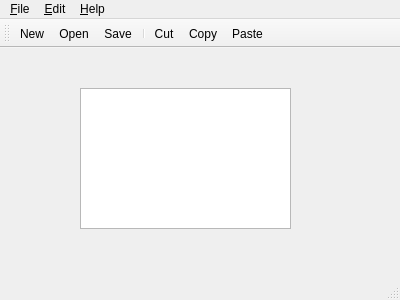
<?xml version="1.0" encoding="UTF-8"?>
<ui version="4.0">
 <class>MyEditLSY</class>
 <widget class="QMainWindow" name="MyEditLSY">
  <property name="geometry">
   <rect>
    <x>0</x>
    <y>0</y>
    <width>400</width>
    <height>300</height>
   </rect>
  </property>
  <property name="windowTitle">
   <string>MyEditLSY</string>
  </property>
  <widget class="QWidget" name="centralWidget">
   <widget class="QTextEdit" name="textEdit">
    <property name="geometry">
     <rect>
      <x>80</x>
      <y>40</y>
      <width>211</width>
      <height>141</height>
     </rect>
    </property>
   </widget>
  </widget>
  <widget class="QMenuBar" name="menuBar">
   <property name="geometry">
    <rect>
     <x>0</x>
     <y>0</y>
     <width>400</width>
     <height>25</height>
    </rect>
   </property>
   <widget class="QMenu" name="menu_File">
    <property name="title">
     <string>&amp;File</string>
    </property>
    <addaction name="action_New"/>
    <addaction name="action_Open"/>
    <addaction name="action_Save"/>
    <addaction name="action_Save_As"/>
    <addaction name="separator"/>
    <addaction name="action_Exit"/>
   </widget>
   <widget class="QMenu" name="menu_Option">
    <property name="title">
     <string>&amp;Edit</string>
    </property>
    <addaction name="action_Cut"/>
    <addaction name="action_Copy"/>
    <addaction name="action_Past"/>
   </widget>
   <widget class="QMenu" name="menu_Help">
    <property name="title">
     <string>&amp;Help</string>
    </property>
    <addaction name="action_About"/>
    <addaction name="action_About_QT"/>
   </widget>
   <addaction name="menu_File"/>
   <addaction name="menu_Option"/>
   <addaction name="menu_Help"/>
  </widget>
  <widget class="QToolBar" name="mainToolBar">
   <attribute name="toolBarArea">
    <enum>TopToolBarArea</enum>
   </attribute>
   <attribute name="toolBarBreak">
    <bool>false</bool>
   </attribute>
   <addaction name="action_New"/>
   <addaction name="action_Open"/>
   <addaction name="action_Save"/>
   <addaction name="separator"/>
   <addaction name="action_Cut"/>
   <addaction name="action_Copy"/>
   <addaction name="action_Past"/>
  </widget>
  <widget class="QStatusBar" name="statusBar"/>
  <action name="action_New">
   <property name="icon">
    <iconset resource="images.qrc">
     <normaloff>:/images/new.png</normaloff>:/images/new.png</iconset>
   </property>
   <property name="text">
    <string>&amp;New</string>
   </property>
   <property name="toolTip">
    <string>Create new file</string>
   </property>
   <property name="shortcut">
    <string>Ctrl+N</string>
   </property>
  </action>
  <action name="action_Open">
   <property name="icon">
    <iconset resource="images.qrc">
     <normaloff>:/images/open.png</normaloff>:/images/open.png</iconset>
   </property>
   <property name="text">
    <string>&amp;Open</string>
   </property>
   <property name="toolTip">
    <string>Open new file</string>
   </property>
   <property name="shortcut">
    <string>Ctrl+O</string>
   </property>
  </action>
  <action name="action_Save">
   <property name="icon">
    <iconset resource="images.qrc">
     <normaloff>:/images/save.png</normaloff>:/images/save.png</iconset>
   </property>
   <property name="text">
    <string>&amp;Save</string>
   </property>
   <property name="toolTip">
    <string>Save a file</string>
   </property>
   <property name="shortcut">
    <string>Ctrl+S</string>
   </property>
  </action>
  <action name="action_Save_As">
   <property name="text">
    <string>&amp;Save As</string>
   </property>
  </action>
  <action name="action_Exit">
   <property name="text">
    <string>&amp;Exit</string>
   </property>
  </action>
  <action name="action_Cut">
   <property name="icon">
    <iconset resource="images.qrc">
     <normaloff>:/images/cut.png</normaloff>:/images/cut.png</iconset>
   </property>
   <property name="text">
    <string>&amp;Cut</string>
   </property>
   <property name="toolTip">
    <string>Cut  a fdata</string>
   </property>
   <property name="shortcut">
    <string>Ctrl+X</string>
   </property>
  </action>
  <action name="action_Copy">
   <property name="icon">
    <iconset resource="images.qrc">
     <normaloff>:/images/copy.png</normaloff>:/images/copy.png</iconset>
   </property>
   <property name="text">
    <string>&amp;Copy</string>
   </property>
   <property name="toolTip">
    <string>Copy a text</string>
   </property>
   <property name="shortcut">
    <string>Ctrl+C</string>
   </property>
  </action>
  <action name="action_Past">
   <property name="icon">
    <iconset resource="images.qrc">
     <normaloff>:/images/paste.png</normaloff>:/images/paste.png</iconset>
   </property>
   <property name="text">
    <string>&amp;Paste</string>
   </property>
   <property name="toolTip">
    <string>Paste a text</string>
   </property>
   <property name="shortcut">
    <string>Ctrl+V</string>
   </property>
  </action>
  <action name="action_About">
   <property name="text">
    <string>&amp;About</string>
   </property>
  </action>
  <action name="action_About_QT">
   <property name="text">
    <string>&amp;About QT</string>
   </property>
  </action>
 </widget>
 <layoutdefault spacing="6" margin="11"/>
 <resources>
  <include location="images.qrc"/>
 </resources>
 <connections>
  <connection>
   <sender>action_Cut</sender>
   <signal>triggered()</signal>
   <receiver>textEdit</receiver>
   <slot>cut()</slot>
   <hints>
    <hint type="sourcelabel">
     <x>-1</x>
     <y>-1</y>
    </hint>
    <hint type="destinationlabel">
     <x>185</x>
     <y>175</y>
    </hint>
   </hints>
  </connection>
  <connection>
   <sender>action_Copy</sender>
   <signal>triggered()</signal>
   <receiver>textEdit</receiver>
   <slot>copy()</slot>
   <hints>
    <hint type="sourcelabel">
     <x>-1</x>
     <y>-1</y>
    </hint>
    <hint type="destinationlabel">
     <x>185</x>
     <y>175</y>
    </hint>
   </hints>
  </connection>
  <connection>
   <sender>action_Past</sender>
   <signal>triggered()</signal>
   <receiver>textEdit</receiver>
   <slot>paste()</slot>
   <hints>
    <hint type="sourcelabel">
     <x>-1</x>
     <y>-1</y>
    </hint>
    <hint type="destinationlabel">
     <x>185</x>
     <y>175</y>
    </hint>
   </hints>
  </connection>
  <connection>
   <sender>textEdit</sender>
   <signal>copyAvailable(bool)</signal>
   <receiver>action_Cut</receiver>
   <slot>setEnabled(bool)</slot>
   <hints>
    <hint type="sourcelabel">
     <x>185</x>
     <y>175</y>
    </hint>
    <hint type="destinationlabel">
     <x>185</x>
     <y>175</y>
    </hint>
   </hints>
  </connection>
  <connection>
   <sender>textEdit</sender>
   <signal>copyAvailable(bool)</signal>
   <receiver>action_Copy</receiver>
   <slot>setEnabled(bool)</slot>
   <hints>
    <hint type="sourcelabel">
     <x>185</x>
     <y>175</y>
    </hint>
    <hint type="destinationlabel">
     <x>185</x>
     <y>175</y>
    </hint>
   </hints>
  </connection>
 </connections>
</ui>
